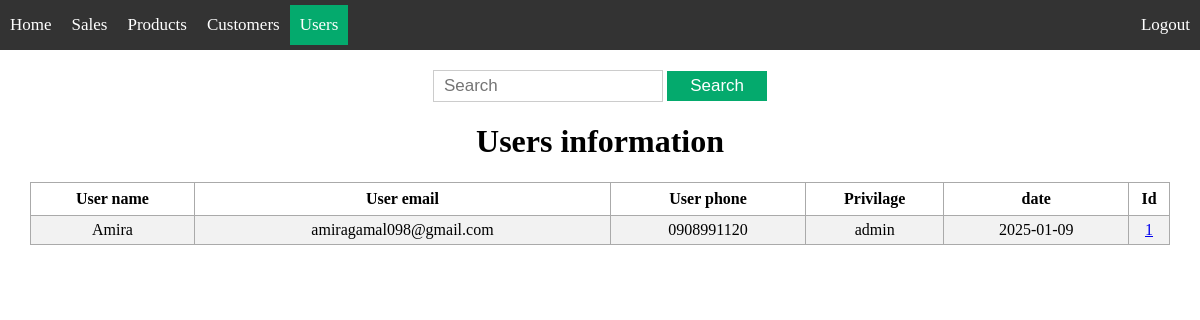
The app's page /users/search_user/ (signed in) with its own data.
### app/models/user.py (models this page shows, shortened)
class User(db.Model, UserMixin):
    __tablename__ = 'user'
    id = db.Column(db.Integer, primary_key=True)
    user_name = db.Column(db.String(200), nullable=False)
    user_email = db.Column(db.String(200), nullable=False)
    user_phone = db.Column(db.String(15))
    password = db.Column(db.String(128), nullable=False)
    active = db.Column(db.Boolean(), default=True)
    roles = db.relationship('Role', secondary='user_roles', backref='roled')
    date = db.Column(db.DateTime, default=datetime.now(pytz.UTC))
    fs_uniquifier = db.Column(db.String(90), nullable=False, unique=True,
                              default=generate_unique_value)

class Role(db.Model, RoleMixin):
    __tablename__ = 'role'
    id = db.Column(db.Integer, primary_key=True)
    name = db.Column(db.String(50), unique=True)

### app/users/routes.py (the view)
@bp.route('/search_user/', methods=['GET', 'POST'])
@roles_accepted('admin','supervisor')
def search_user():
    search = request.args.get('search', '')
    users = get_user(search)
    return render_template('users/search_user.html', users=users)

### app/models/user.py (called while the page is built)
def get_user(search):
    search_pattern = f"%{search}"
    RoleAlias = aliased(Role)
    results = User.query.filter(
        (User.id.like(search_pattern)) | (User.user_name.like(search_pattern))
        | (User.user_email.like(search_pattern)) | (User.user_phone.like(search_pattern))
        | (RoleAlias.name.like(search_pattern)) | (User.date.like(search_pattern))
    ).all()
    return results

### app/templates/users/search_user.html (shortened to what this page needs)
{% extends 'base.html' %}
{% block content %}
<div class="content">
    <div class='search'>
        <form action="{{ url_for('users.search_user', search='') }}" method="get">
            <input type='text' placeholder='Search' name='search' id='search'>
            <input type='submit' value="Search">
        </form>
    </div>
    <div class="view">
        <h1 style="text-align: center;">Users information</h1>
        {% if users|length < 1 %}
        <h4  style="text-align: center;"> Not found </h4>
        {% else %}
        <table>
            <tr>
                <th>User name</th>
                <th>User email</th>
                <th>User phone</th>
                <th>Privilage</th>
                <th>date</th>
                <th>Id</th>
            </tr>
            {% for user in users %}
                <tr>
                    <td>{{ user.user_name }}</td>
                    <td>{{ user.user_email }}</td>
                    <td>{{ user.user_phone }}</td>
                    <td>{{ user.roles[0].name }}</td>
                    <td>{{ user.date.date() }}</td>
                    <td><a href="/users/info_user/{{ user.id }}">{{ user.id }}</a></td>
                </tr>
            {% endfor %}
        </table>
        {% endif %}
    </div>
</div>
{% endblock %}

### app/static/css/styles.css (style rules this page uses)
html , body { margin: 0; padding: 0; overflow: hidden; }
.view table, td, th { border: 1px solid #aaa; }
.view table { border-collapse: collapse; width: 95%; margin: auto; }
.view th { height: 30px; }
.view td { text-align: center; padding: 5px; }
.view tr:nth-child(even) { background-color: #f2f2f2; }
.view tr:nth-child(odd) { background-color: #ffffff; }
.content { width: 100%; }
.search { text-align: center; padding-top: 20px; }
.search form { display: inline-block; margin: 0 auto; }
.search input[type="text"] { width: 60%; height: 10px; padding: 10px; font-size: 17px; border: 1px solid #ccc; }
.search input[type="submit"] { width: 100px; height: 30px; padding: 4px 8px;; font-size: 17px; background-color: #04AA6D; color: #fff; border: none; cursor: pointer; }
.table_box th, td { padding: 10px; text-align: left; }

### records on screen
User: user_name "Amira", user_email "amiragamal098@gmail.com", user_phone "0908991120", name "admin", date "2025-01-09", id "1"
